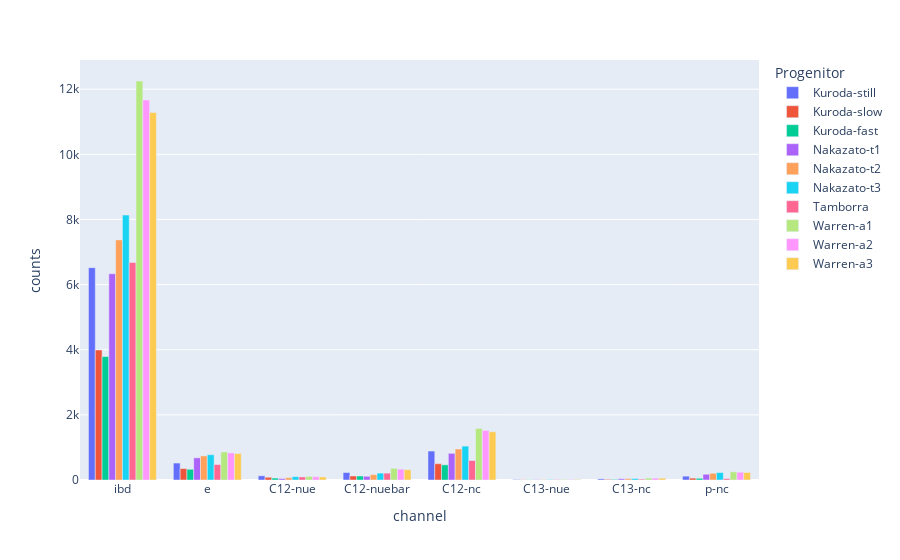

The cell this chart's notebook holds for it:
### Code cell
no_Fornax = events[events['Progenitor']!='Fornax']
bars = px.bar(no_Fornax, x='channel', y='counts', 
              color='Progenitor', barmode='group')
bars

### Figure 1 — Plotly figure (JSON) as saved in the notebook; plotly's stock layout.template omitted (floating-point values rounded to 4 significant figures)
{"data": [{"alignmentgroup": "True", "hovertemplate": "Progenitor=Kuroda-still<br>channel=%{x}<br>counts=%{y}<extra></extra>", "legendgroup": "Kuroda-still", "marker": {"color": "#636efa", "pattern": {"shape": ""}}, "name": "Kuroda-still", "offsetgroup": "Kuroda-still", "orientation": "v", "showlegend": true, "textposition": "auto", "type": "bar", "x": ["ibd", "e", "C12-nue", "C12-nuebar", "C12-nc", "C13-nue", "C13-nc", "p-nc"], "xaxis": "x", "y": [6520.0, 520.3, 129.0, 229.1, 888.7, 12.22, 34.33, 117.4], "yaxis": "y"}, {"alignmentgroup": "True", "hovertemplate": "Progenitor=Kuroda-slow<br>channel=%{x}<br>counts=%{y}<extra></extra>", "legendgroup": "Kuroda-slow", "marker": {"color": "#EF553B", "pattern": {"shape": ""}}, "name": "Kuroda-slow", "offsetgroup": "Kuroda-slow", "orientation": "v", "showlegend": true, "textposition": "auto", "type": "bar", "x": ["ibd", "e", "C12-nue", "C12-nuebar", "C12-nc", "C13-nue", "C13-nc", "p-nc"], "xaxis": "x", "y": [3994.0, 351.2, 83.61, 123.4, 499.8, 8.273, 20.66, 57.5], "yaxis": "y"}, {"alignmentgroup": "True", "hovertemplate": "Progenitor=Kuroda-fast<br>channel=%{x}<br>counts=%{y}<extra></extra>", "legendgroup": "Kuroda-fast", "marker": {"color": "#00cc96", "pattern": {"shape": ""}}, "name": "Kuroda-fast", "offsetgroup": "Kuroda-fast", "orientation": "v", "showlegend": true, "textposition": "auto", "type": "bar", "x": ["ibd", "e", "C12-nue", "C12-nuebar", "C12-nc", "C13-nue", "C13-nc", "p-nc"], "xaxis": "x", "y": [3790.0, 329.1, 59.22, 123.0, 465.6, 7.474, 19.28, 52.74], "yaxis": "y"}, {"alignmentgroup": "True", "hovertemplate": "Progenitor=Nakazato-t1<br>channel=%{x}<br>counts=%{y}<extra></extra>", "legendgroup": "Nakazato-t1", "marker": {"color": "#ab63fa", "pattern": {"shape": ""}}, "name": "Nakazato-t1", "offsetgroup": "Nakazato-t1", "orientation": "v", "showlegend": true, "textposition": "auto", "type": "bar", "x": ["ibd", "e", "C12-nue", "C12-nuebar", "C12-nc", "C13-nue", "C13-nc", "p-nc"], "xaxis": "x", "y": [6333.0, 680.8, 43.02, 113.9, 819.2, 10.01, 38.51, 176.9], "yaxis": "y"}, {"alignmentgroup": "True", "hovertemplate": "Progenitor=Nakazato-t2<br>channel=%{x}<br>counts=%{y}<extra></extra>", "legendgroup": "Nakazato-t2", "marker": {"color": "#FFA15A", "pattern": {"shape": ""}}, "name": "Nakazato-t2", "offsetgroup": "Nakazato-t2", "orientation": "v", "showlegend": true, "textposition": "auto", "type": "bar", "x": ["ibd", "e", "C12-nue", "C12-nuebar", "C12-nc", "C13-nue", "C13-nc", "p-nc"], "xaxis": "x", "y": [7374.0, 739.7, 71.04, 165.3, 951.4, 11.81, 42.93, 205.6], "yaxis": "y"}, {"alignmentgroup": "True", "hovertemplate": "Progenitor=Nakazato-t3<br>channel=%{x}<br>counts=%{y}<extra></extra>", "legendgroup": "Nakazato-t3", "marker": {"color": "#19d3f3", "pattern": {"shape": ""}}, "name": "Nakazato-t3", "offsetgroup": "Nakazato-t3", "orientation": "v", "showlegend": true, "textposition": "auto", "type": "bar", "x": ["ibd", "e", "C12-nue", "C12-nuebar", "C12-nc", "C13-nue", "C13-nc", "p-nc"], "xaxis": "x", "y": [8136.0, 776.0, 103.7, 211.9, 1041.0, 13.25, 45.62, 227.7], "yaxis": "y"}, {"alignmentgroup": "True", "hovertemplate": "Progenitor=Tamborra<br>channel=%{x}<br>counts=%{y}<extra></extra>", "legendgroup": "Tamborra", "marker": {"color": "#FF6692", "pattern": {"shape": ""}}, "name": "Tamborra", "offsetgroup": "Tamborra", "orientation": "v", "showlegend": true, "textposition": "auto", "type": "bar", "x": ["ibd", "e", "C12-nue", "C12-nuebar", "C12-nc", "C13-nue", "C13-nc", "p-nc"], "xaxis": "x", "y": [6680.0, 475.2, 94.06, 210.7, 597.1, 11.58, 27.4, 44.39], "yaxis": "y"}, {"alignmentgroup": "True", "hovertemplate": "Progenitor=Warren-a1<br>channel=%{x}<br>counts=%{y}<extra></extra>", "legendgroup": "Warren-a1", "marker": {"color": "#B6E880", "pattern": {"shape": ""}}, "name": "Warren-a1", "offsetgroup": "Warren-a1", "orientation": "v", "showlegend": true, "textposition": "auto", "type": "bar", "x": ["ibd", "e", "C12-nue", "C12-nuebar", "C12-nc", "C13-nue", "C13-nc", "p-nc"], "xaxis": "x", "y": [12250.0, 861.2, 112.1, 357.6, 1583.0, 17.52, 59.86, 250.9], "yaxis": "y"}, {"alignmentgroup": "True", "hovertemplate": "Progenitor=Warren-a2<br>channel=%{x}<br>counts=%{y}<extra></extra>", "legendgroup": "Warren-a2", "marker": {"color": "#FF97FF", "pattern": {"shape": ""}}, "name": "Warren-a2", "offsetgroup": "Warren-a2", "orientation": "v", "showlegend": true, "textposition": "auto", "type": "bar", "x": ["ibd", "e", "C12-nue", "C12-nuebar", "C12-nc", "C13-nue", "C13-nc", "p-nc"], "xaxis": "x", "y": [11670.0, 832.0, 100.4, 332.4, 1522.0, 16.63, 57.8, 239.3], "yaxis": "y"}, {"alignmentgroup": "True", "hovertemplate": "Progenitor=Warren-a3<br>channel=%{x}<br>counts=%{y}<extra></extra>", "legendgroup": "Warren-a3", "marker": {"color": "#FECB52", "pattern": {"shape": ""}}, "name": "Warren-a3", "offsetgroup": "Warren-a3", "orientation": "v", "showlegend": true, "textposition": "auto", "type": "bar", "x": ["ibd", "e", "C12-nue", "C12-nuebar", "C12-nc", "C13-nue", "C13-nc", "p-nc"], "xaxis": "x", "y": [11290.0, 812.5, 93.25, 316.7, 1481.0, 16.06, 56.41, 231.5], "yaxis": "y"}], "layout": {"barmode": "group", "legend": {"title": {"text": "Progenitor"}, "tracegroupgap": 0}, "margin": {"t": 60}, "xaxis": {"anchor": "y", "domain": [0, 1], "title": {"text": "channel"}}, "yaxis": {"anchor": "x", "domain": [0, 1], "title": {"text": "counts"}}}}
